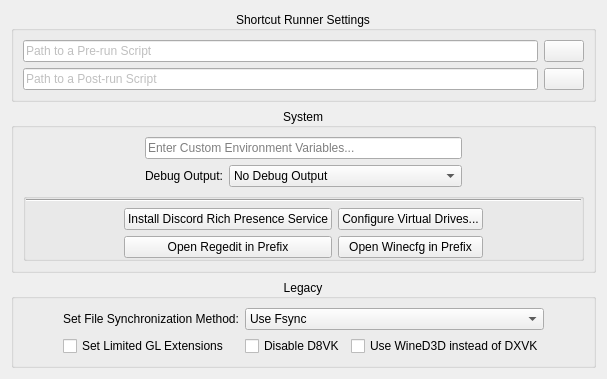
     <widget class="QWidget" name="advancedTab">
      <attribute name="icon">
       <iconset theme="system-run"/>
      </attribute>
      <attribute name="title">
       <string>Advanced</string>
      </attribute>
      <layout class="QGridLayout" name="gridLayout_5" rowstretch="0,0,1">
       <item row="0" column="0">
        <widget class="QGroupBox" name="runnerGroup">
         <property name="title">
          <string>Shortcut Runner Settings</string>
         </property>
         <property name="alignment">
          <set>Qt::AlignmentFlag::AlignCenter</set>
         </property>
         <layout class="QGridLayout" name="gridLayout_8">
          <item row="0" column="0">
           <widget class="QLineEdit" name="preRunScriptPath">
            <property name="whatsThis">
             <string>&lt;html&gt;&lt;head/&gt;&lt;body&gt;&lt;p&gt;Path to a designated Pre-run Script for this Shortcut.&lt;/p&gt;&lt;p&gt;When set, this script will be run whenever this shortcut is started &lt;span style=&quot; font-style:italic;&quot;&gt;before&lt;/span&gt; the Proton runner process. This can be used for setting up other services before the application starts.&lt;/p&gt;&lt;/body&gt;&lt;/html&gt;</string>
            </property>
            <property name="accessibleName">
             <string>Pre-Run Script</string>
            </property>
            <property name="styleSheet">
             <string notr="true">color: gray</string>
            </property>
            <property name="placeholderText">
             <string>Path to a Pre-run Script</string>
            </property>
            <property name="clearButtonEnabled">
             <bool>true</bool>
            </property>
            <property name="isFor" stdset="0">
             <string>PreRunScript</string>
            </property>
           </widget>
          </item>
          <item row="1" column="0">
           <widget class="QLineEdit" name="postRunScriptPath">
            <property name="whatsThis">
             <string>&lt;html&gt;&lt;head/&gt;&lt;body&gt;&lt;p&gt;Path to a designated Post-run Script for this Shortcut.&lt;/p&gt;&lt;p&gt;When set, this script will be run whenever this shortcut is started &lt;span style=&quot; font-style:italic;&quot;&gt;after&lt;/span&gt; the Proton runner process. This can be used for cleaning up or closing other process that may have been started for the application, but don't need to be run in perpetuity.&lt;/p&gt;&lt;/body&gt;&lt;/html&gt;</string>
            </property>
            <property name="accessibleName">
             <string>Post-Run Script</string>
            </property>
            <property name="styleSheet">
             <string notr="true">color: gray</string>
            </property>
            <property name="placeholderText">
             <string>Path to a Post-run Script</string>
            </property>
            <property name="clearButtonEnabled">
             <bool>true</bool>
            </property>
            <property name="isFor" stdset="0">
             <string>PostRunScript</string>
            </property>
           </widget>
          </item>
          <item row="0" column="1">
           <widget class="QPushButton" name="preRunButton">
            <property name="whatsThis">
             <string>&lt;html&gt;&lt;head/&gt;&lt;body&gt;&lt;p&gt;Select a Pre-run Script to run for this Shortcut.&lt;/p&gt;&lt;p&gt;When set, this script will be run whenever this shortcut is started &lt;span style=&quot; font-style:italic;&quot;&gt;before&lt;/span&gt; the Proton runner process. This can be used for setting up other services before the application starts.&lt;/p&gt;&lt;/body&gt;&lt;/html&gt;</string>
            </property>
            <property name="accessibleName">
             <string>Pre-Run Script</string>
            </property>
            <property name="text">
             <string/>
            </property>
            <property name="icon">
             <iconset theme="document-open"/>
            </property>
            <property name="iconSize">
             <size>
              <width>16</width>
              <height>16</height>
             </size>
            </property>
            <property name="flat">
             <bool>false</bool>
            </property>
           </widget>
          </item>
          <item row="1" column="1">
           <widget class="QPushButton" name="postRunButton">
            <property name="whatsThis">
             <string>&lt;html&gt;&lt;head/&gt;&lt;body&gt;&lt;p&gt;Select a Post-run Script to run for this Shortcut.&lt;/p&gt;&lt;p&gt;When set, this script will be run whenever this shortcut is started &lt;span style=&quot; font-style:italic;&quot;&gt;after&lt;/span&gt; the Proton runner process. This can be used for cleaning up or closing other process that may have been started for the application, but don't need to be run in perpetuity.&lt;/p&gt;&lt;/body&gt;&lt;/html&gt;</string>
            </property>
            <property name="accessibleName">
             <string>Post-Run Script</string>
            </property>
            <property name="text">
             <string/>
            </property>
            <property name="icon">
             <iconset theme="document-open"/>
            </property>
            <property name="iconSize">
             <size>
              <width>16</width>
              <height>16</height>
             </size>
            </property>
           </widget>
          </item>
         </layout>
        </widget>
       </item>
       <item row="2" column="0">
        <widget class="QGroupBox" name="legacyGroup">
         <property name="title">
          <string>Legacy</string>
         </property>
         <property name="alignment">
          <set>Qt::AlignmentFlag::AlignCenter</set>
         </property>
         <layout class="QGridLayout" name="gridLayout_4">
          <item row="0" column="0" rowspan="2">
           <spacer name="horizontalSpacer_13">
            <property name="orientation">
             <enum>Qt::Orientation::Horizontal</enum>
            </property>
            <property name="sizeHint" stdset="0">
             <size>
              <width>40</width>
              <height>20</height>
             </size>
            </property>
           </spacer>
          </item>
          <item row="0" column="4" rowspan="2">
           <spacer name="horizontalSpacer_14">
            <property name="orientation">
             <enum>Qt::Orientation::Horizontal</enum>
            </property>
            <property name="sizeHint" stdset="0">
             <size>
              <width>40</width>
              <height>20</height>
             </size>
            </property>
           </spacer>
          </item>
          <item row="1" column="3">
           <widget class="QCheckBox" name="toggleWineD3D">
            <property name="whatsThis">
             <string>&lt;html&gt;&lt;head/&gt;&lt;body&gt;&lt;p&gt;When enabled, DXVK &lt;span style=&quot; font-weight:700;&quot;&gt;will be disabled&lt;/span&gt;, falling back to Wine's default &lt;span style=&quot; font-style:italic;&quot;&gt;WineD3D&lt;/span&gt; OpenGL-based renderer for Direct3D versions up until Direct3D11.&lt;/p&gt;&lt;p&gt;&lt;span style=&quot; font-weight:700;&quot;&gt;Using WineD3D is MUCH slower than DXVK, &lt;/span&gt;&lt;span style=&quot; font-weight:700; text-decoration: underline;&quot;&gt;and generally shouldn't be used without good reason.&lt;/span&gt; However, WineD3D might be compatible with certain titles that have trouble rendering with DXVK. That said, any issues with DXVK &lt;a href=&quot;https://github.com/doitsujin/dxvk&quot;&gt;&lt;span style=&quot; text-decoration: underline; color:#8ab4f8;&quot;&gt;should be reported to the project.&lt;/span&gt;&lt;/a&gt;&lt;/p&gt;&lt;p&gt;Note: a few titles using DirectDraw instead of Direct3D may still render using WineD3D, regardless of this setting, such as the arcade dumps of &lt;span style=&quot; font-style:italic;&quot;&gt;(Suggoi!) Arcana Heart 2&lt;/span&gt;.&lt;/p&gt;&lt;p&gt;If unsure, leave disabled &lt;span style=&quot; font-style:italic;&quot;&gt;unless you know WineD3D renders correctly.&lt;/span&gt;&lt;/p&gt;&lt;/body&gt;&lt;/html&gt;</string>
            </property>
            <property name="accessibleName">
             <string>Disable DXVK/VKD3D, Use WineD3D Instead</string>
            </property>
            <property name="text">
             <string>Use WineD3D instead of DXVK</string>
            </property>
            <property name="isFor" stdset="0">
             <string>ForceWineD3D</string>
            </property>
           </widget>
          </item>
          <item row="1" column="2">
           <widget class="QCheckBox" name="toggleNoD8VK">
            <property name="whatsThis">
             <string>&lt;html&gt;&lt;head/&gt;&lt;body&gt;&lt;p&gt;When enabled, D8VK will be disabled.&lt;/p&gt;&lt;p&gt;Starting with &lt;span style=&quot; font-style:italic;&quot;&gt;Proton-GE9-10&lt;/span&gt;, the D8VK project was merged into the runner's DXVK libraries, allowing for anywhere from noticeably to substantially improved performance and rendering for Direct3D8 titles. Nero enables this by default, but &lt;a href=&quot;https://github.com/doitsujin/dxvk/issues/4130&quot;&gt;&lt;span style=&quot; text-decoration: underline; color:#8ab4f8;&quot;&gt;there might be certain titles&lt;/span&gt;&lt;/a&gt; where you may still want to use WineD3D instead.&lt;/p&gt;&lt;p&gt;Note: if performance is still of concern, you may want to consider using &lt;a href=&quot;https://www.pcgamingwiki.com/wiki/DgVoodoo_2&quot;&gt;&lt;span style=&quot; text-decoration: underline; color:#8ab4f8;&quot;&gt;dgVoodoo2&lt;/span&gt;&lt;/a&gt; as an alternative to the WineD3D fallback.&lt;/p&gt;&lt;p&gt;If unsure, keep disabled, &lt;span style=&quot; font-style:italic;&quot;&gt;unless you are running a problematic D3D8 title.&lt;/span&gt;&lt;/p&gt;&lt;/body&gt;&lt;/html&gt;</string>
            </property>
            <property name="accessibleName">
             <string>Disable D8VK, use WineD3D Instead</string>
            </property>
            <property name="text">
             <string>Disable D8VK</string>
            </property>
            <property name="isFor" stdset="0">
             <string>NoD8VK</string>
            </property>
           </widget>
          </item>
          <item row="0" column="1">
           <widget class="QLabel" name="label_13">
            <property name="text">
             <string>Set File Synchronization Method:</string>
            </property>
           </widget>
          </item>
          <item row="1" column="1">
           <widget class="QCheckBox" name="toggleLimitGL">
            <property name="whatsThis">
             <string>&lt;html&gt;&lt;head/&gt;&lt;body&gt;&lt;p&gt;When enabled, the OpenGL extensions provided by your graphics driver (AMD, NVIDIA, Intel, et al) will be intentionally partially obfuscated to resemble an older version of OpenGL circa 2003. This is primarily intended for &lt;span style=&quot; font-weight:700;&quot;&gt;idTech3&lt;/span&gt; titles (i.e. the &lt;span style=&quot; font-style:italic;&quot;&gt;Quake 3&lt;/span&gt; engine), which will crash if too many extensions are present in the OpenGL driver descriptor.&lt;/p&gt;&lt;p&gt;If unsure, keep disabled unless this shortcut or prefix is for &lt;span style=&quot; font-weight:700; font-style:italic;&quot;&gt;Quake 3&lt;/span&gt;, &lt;span style=&quot; font-weight:700; font-style:italic;&quot;&gt;Star Wars Jedi Outcast/Jedi Academy&lt;/span&gt;, &lt;span style=&quot; font-weight:700; font-style:italic;&quot;&gt;Medal of Honor - Allied Assault&lt;/span&gt;, &lt;span style=&quot; font-weight:700; font-style:italic;&quot;&gt;Return to Castle Wolfenstein&lt;/span&gt;, or &lt;span style=&quot; font-weight:700; font-style:italic;&quot;&gt;other 2000's era games running idTech3&lt;/span&gt;.&lt;/p&gt;&lt;/body&gt;&lt;/html&gt;</string>
            </property>
            <property name="accessibleName">
             <string>Limit Output of Available GL Extensions</string>
            </property>
            <property name="text">
             <string>Set Limited GL Extensions</string>
            </property>
            <property name="isFor" stdset="0">
             <string>LimitGLextensions</string>
            </property>
           </widget>
          </item>
          <item row="0" column="2" colspan="2">
           <widget class="QComboBox" name="fileSyncBox">
            <property name="whatsThis">
             <string>&lt;html&gt;&lt;head/&gt;&lt;body&gt;&lt;p&gt;To speed up file and memory access performance, Proton takes advantage of specialized file sync protocols &lt;span style=&quot; font-style:italic;&quot;&gt;Fsync&lt;/span&gt; or &lt;span style=&quot; font-style:italic;&quot;&gt;Esync.&lt;/span&gt; Both of these services enables increasingly near-native performance when reading files, with &lt;span style=&quot; font-style:italic;&quot;&gt;Fsync&lt;/span&gt; being the newest protocol introduced in Linux kernel version 5.16 and Proton 4-11 and is used by default.&lt;/p&gt;&lt;p&gt;While this usually helps modern games by a substantial margin, some older titles (particularly those with archaic media formats) can have certain bugs introduced by the newer sync formats; namely, titles like &lt;span style=&quot; font-weight:700; font-style:italic;&quot;&gt;Phantasy Star Universe: Ambition of the Illuminus&lt;/span&gt; has sound glitches introduced when using any sync method, and &lt;span style=&quot; font-weight:700; font-style:italic;&quot;&gt;Marvel Ultimate Alliance&lt;/span&gt;&lt;span style=&quot; font-style:italic;&quot;&gt; (2006)&lt;/span&gt; has severe video playback issues with any sync method. For these problem apps, you may want to consider stepping the sync method back to the &lt;span style=&quot; font-style:italic;&quot;&gt;Legacy&lt;/span&gt; method, which will resolve such media-related glitches.&lt;/p&gt;&lt;p&gt;If unsure, keep this set to &lt;span style=&quot; font-style:italic;&quot;&gt;Use Fsync&lt;/span&gt;, &lt;span style=&quot; font-style:italic;&quot;&gt;unless you run into issues with older titles as described above.&lt;/span&gt;&lt;/p&gt;&lt;/body&gt;&lt;/html&gt;</string>
            </property>
            <property name="accessibleName">
             <string>Set File Synchronization Method</string>
            </property>
            <item>
             <property name="text">
              <string>Use Fsync</string>
             </property>
            </item>
            <item>
             <property name="text">
              <string>Use Esync</string>
             </property>
            </item>
            <item>
             <property name="text">
              <string>Use Legacy Sync</string>
             </property>
            </item>
           </widget>
          </item>
         </layout>
        </widget>
       </item>
       <item row="1" column="0">
        <widget class="QGroupBox" name="systemGroup">
         <property name="title">
          <string>System</string>
         </property>
         <property name="alignment">
          <set>Qt::AlignmentFlag::AlignCenter</set>
         </property>
         <layout class="QGridLayout" name="gridLayout_6" columnstretch="1,0,2,1">
          <item row="0" column="0">
           <spacer name="horizontalSpacer_7">
            <property name="orientation">
             <enum>Qt::Orientation::Horizontal</enum>
            </property>
            <property name="sizeHint" stdset="0">
             <size>
              <width>0</width>
              <height>20</height>
             </size>
            </property>
           </spacer>
          </item>
          <item row="0" column="1" colspan="2">
           <widget class="QLineEdit" name="prefixEnvVars">
            <property name="whatsThis">
             <string>&lt;html&gt;&lt;head/&gt;&lt;body&gt;&lt;p&gt;Enter any desired Environment Variables that you might need for this prefix.&lt;/p&gt;&lt;p&gt;Environment Variables must be entered in &lt;span style=&quot; font-weight:700;&quot;&gt;KEY=&amp;quot;values&amp;quot; &lt;/span&gt;format.&lt;/p&gt;&lt;p&gt;Any Environment Variables added here will be prepended to the main runner environment for this prefix when an application starts.&lt;/p&gt;&lt;/body&gt;&lt;/html&gt;</string>
            </property>
            <property name="accessibleName">
             <string>Custom Prefix Environment Variables</string>
            </property>
            <property name="placeholderText">
             <string>Enter Custom Environment Variables...</string>
            </property>
            <property name="clearButtonEnabled">
             <bool>true</bool>
            </property>
            <property name="isFor" stdset="0">
             <string>CustomEnvVars</string>
            </property>
           </widget>
          </item>
          <item row="0" column="3">
           <spacer name="horizontalSpacer_8">
            <property name="orientation">
             <enum>Qt::Orientation::Horizontal</enum>
            </property>
            <property name="sizeHint" stdset="0">
             <size>
              <width>0</width>
              <height>20</height>
             </size>
            </property>
           </spacer>
          </item>
          <item row="1" column="1">
           <widget class="QLabel" name="label_4">
            <property name="text">
             <string>Debug Output:</string>
            </property>
           </widget>
          </item>
          <item row="1" column="2">
           <widget class="QComboBox" name="debugBox">
            <property name="whatsThis">
             <string>&lt;html&gt;&lt;head/&gt;&lt;body&gt;&lt;p&gt;Set the desired level of debug output Nero should print when running an application in this prefix.&lt;/p&gt;&lt;p&gt;This can be useful if you are debugging a troublesome application and need to know the output.&lt;/p&gt;&lt;p&gt;Any debug output will be printed to standard output (i.e. the terminal application Nero is launched from).&lt;/p&gt;&lt;/body&gt;&lt;/html&gt;</string>
            </property>
            <property name="accessibleName">
             <string>Set Proton/UMU Debug Output</string>
            </property>
            <property name="isFor" stdset="0">
             <string>DebugOutput</string>
            </property>
            <item>
             <property name="text">
              <string>No Debug Output</string>
             </property>
            </item>
            <item>
             <property name="text">
              <string>Show Loaded DLLs</string>
             </property>
            </item>
            <item>
             <property name="text">
              <string>Full Debug Output</string>
             </property>
            </item>
           </widget>
          </item>
          <item row="2" column="0" colspan="4">
           <widget class="QGroupBox" name="prefixServices">
            <property name="title">
             <string notr="true"/>
            </property>
            <property name="alignment">
             <set>Qt::AlignmentFlag::AlignCenter</set>
            </property>
            <property name="flat">
             <bool>true</bool>
            </property>
            <layout class="QGridLayout" name="prefixServices_layout" columnstretch="1,0,0,1">
             <property name="leftMargin">
              <number>0</number>
             </property>
             <property name="topMargin">
              <number>0</number>
             </property>
             <property name="rightMargin">
              <number>0</number>
             </property>
             <property name="bottomMargin">
              <number>0</number>
             </property>
             <item row="2" column="1">
              <widget class="QPushButton" name="prefixRegeditBtn">
               <property name="whatsThis">
                <string>&lt;html&gt;&lt;head/&gt;&lt;body&gt;&lt;p&gt;This will open up the Windows Registry for this prefix, using Wine &lt;span style=&quot; font-style:italic;&quot;&gt;regedit.&lt;/span&gt;&lt;/p&gt;&lt;/body&gt;&lt;/html&gt;</string>
               </property>
               <property name="accessibleName">
                <string>Access and Edit this Prefix's Registry</string>
               </property>
               <property name="text">
                <string>Open Regedit in Prefix</string>
               </property>
               <property name="icon">
                <iconset theme="document-print-preview"/>
               </property>
              </widget>
             </item>
             <item row="2" column="2">
              <widget class="QPushButton" name="prefixWinecfgBtn">
               <property name="whatsThis">
                <string>&lt;html&gt;&lt;head/&gt;&lt;body&gt;&lt;p&gt;This will open up the current prefix's Wine configuration menu, using &lt;span style=&quot; font-style:italic;&quot;&gt;Winecfg.&lt;/span&gt;&lt;/p&gt;&lt;/body&gt;&lt;/html&gt;</string>
               </property>
               <property name="accessibleName">
                <string>Access this Prefix's Wine Configurator</string>
               </property>
               <property name="text">
                <string>Open Winecfg in Prefix</string>
               </property>
               <property name="icon">
                <iconset theme="document-properties"/>
               </property>
               <property name="iconSize">
                <size>
                 <width>12</width>
                 <height>12</height>
                </size>
               </property>
              </widget>
             </item>
             <item row="1" column="2">
              <widget class="QPushButton" name="prefixDrivesBtn">
               <property name="whatsThis">
                <string>&lt;html&gt;&lt;head/&gt;&lt;body&gt;&lt;p&gt;Proton can map directories anywhere within your Linux filesystem to a simulated Windows drive. This submenu allows you to configure what directories are mapped to what virtual drive letters.&lt;/p&gt;&lt;p&gt;Note: By default, every Proton prefix will map &lt;span style=&quot; font-style:italic;&quot;&gt;Z:&lt;/span&gt; to your root &lt;span style=&quot; font-style:italic;&quot;&gt;(/)&lt;/span&gt; filesystem, and (in recent versions starting in Proton 9) the user's &lt;span style=&quot; font-style:italic;&quot;&gt;Home&lt;/span&gt; directory and &lt;span style=&quot; font-style:italic;&quot;&gt;/mnt&lt;/span&gt; as additional drive letters.&lt;/p&gt;&lt;/body&gt;&lt;/html&gt;</string>
               </property>
               <property name="accessibleName">
                <string>Configure Virtual Drives</string>
               </property>
               <property name="text">
                <string>Configure Virtual Drives...</string>
               </property>
               <property name="icon">
                <iconset theme="folder-visiting"/>
               </property>
               <property name="iconSize">
                <size>
                 <width>16</width>
                 <height>16</height>
                </size>
               </property>
              </widget>
             </item>
             <item row="1" column="1">
              <widget class="QPushButton" name="prefixInstallDiscordRPC">
               <property name="whatsThis">
                <string>&lt;html&gt;&lt;head/&gt;&lt;body&gt;&lt;p&gt;Click to install EnderIce2's &lt;a href=&quot;https://enderice2.github.io/rpc-bridge/&quot;&gt;&lt;span style=&quot; text-decoration: underline; color:#8ab4f8;&quot;&gt;Discord Rich Presence Bridge Service&lt;/span&gt;&lt;/a&gt;.&lt;/p&gt;&lt;p&gt;This service will be installed to the prefix and run as a startup service by the runner. This allows any Rich Presence output within the Proton prefix to be forwarded to a native Linux Discord client, such as the official Discord client (or even better, &lt;a href=&quot;https://github.com/Vencord/Vesktop?tab=readme-ov-file#vesktop&quot;&gt;&lt;span style=&quot; text-decoration: underline; color:#8ab4f8;&quot;&gt;Vesktop&lt;/span&gt;&lt;/a&gt;).&lt;/p&gt;&lt;/body&gt;&lt;/html&gt;</string>
               </property>
               <property name="accessibleName">
                <string>Install Discord Rich Presence Bridge Service</string>
               </property>
               <property name="text">
                <string>Install Discord Rich Presence Service</string>
               </property>
               <property name="icon">
                <iconset theme="package-x-generic"/>
               </property>
               <property name="iconSize">
                <size>
                 <width>16</width>
                 <height>16</height>
                </size>
               </property>
              </widget>
             </item>
             <item row="1" column="3" rowspan="2">
              <spacer name="horizontalSpacer_16">
               <property name="orientation">
                <enum>Qt::Orientation::Horizontal</enum>
               </property>
               <property name="sizeHint" stdset="0">
                <size>
                 <width>0</width>
                 <height>20</height>
                </size>
               </property>
              </spacer>
             </item>
             <item row="1" column="0" rowspan="2">
              <spacer name="horizontalSpacer_15">
               <property name="orientation">
                <enum>Qt::Orientation::Horizontal</enum>
               </property>
               <property name="sizeHint" stdset="0">
                <size>
                 <width>0</width>
                 <height>20</height>
                </size>
               </property>
              </spacer>
             </item>
             <item row="0" column="0" colspan="4">
              <widget class="Line" name="line">
               <property name="orientation">
                <enum>Qt::Orientation::Horizontal</enum>
               </property>
              </widget>
             </item>
            </layout>
           </widget>
          </item>
         </layout>
        </widget>
       </item>
      </layout>
     </widget>
